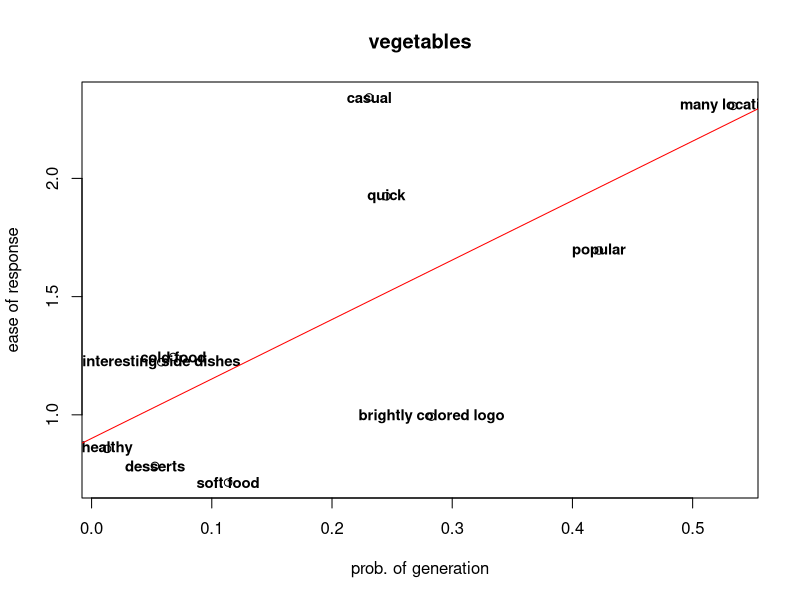

The R script that drew this image:
genCorr = abs(c(0.05797794277449986, 0.11357816033282128, -0.0679028961223725, 0.052718285665607136, -0.012857634523901745, 0.4220453392935601, 0.5335387989116023, 0.23089662426660587, 0.24504742209076236, 0.2826773815547698))
numRes = c(3.8214285714285716, 3.347826086956522, 3.95, 3.3043478260869565, 3.08, 5.608695652173913, 6.130434782608695, 6.130434782608695, 5.458333333333333, 4.035714285714286)
times = c(15914.447999998836, 15302.909999982407, 12449.711111115603, 13352.019999991637, 12862.589999977357, 10830.647826088349, 10080.713636369868, 9567.236363636499, 10308.591304346535, 12595.492592593275)
combined = c(1.2226002605889164, 0.7134663532212875, 1.244913019848883, 0.7841424838909161, 0.8561252768548857, 1.6949834391066232, 2.306599381186884, 2.342543193968948, 1.924250778138444, 0.9922838646385286)
labelNames = c('interesting side dishes', 'soft food', 'cold food', 'desserts', 'healthy', 'popular', 'many locations', 'casual', 'quick', 'brightly colored logo')
plot(genCorr, combined, main = "vegetables",
     xlab = "prob. of generation", ylab = "ease of response")
text(genCorr, combined, labels=labelNames, cex=0.9, font=2)
abline(lm(combined~genCorr), col="red") # regression line (y~x)
